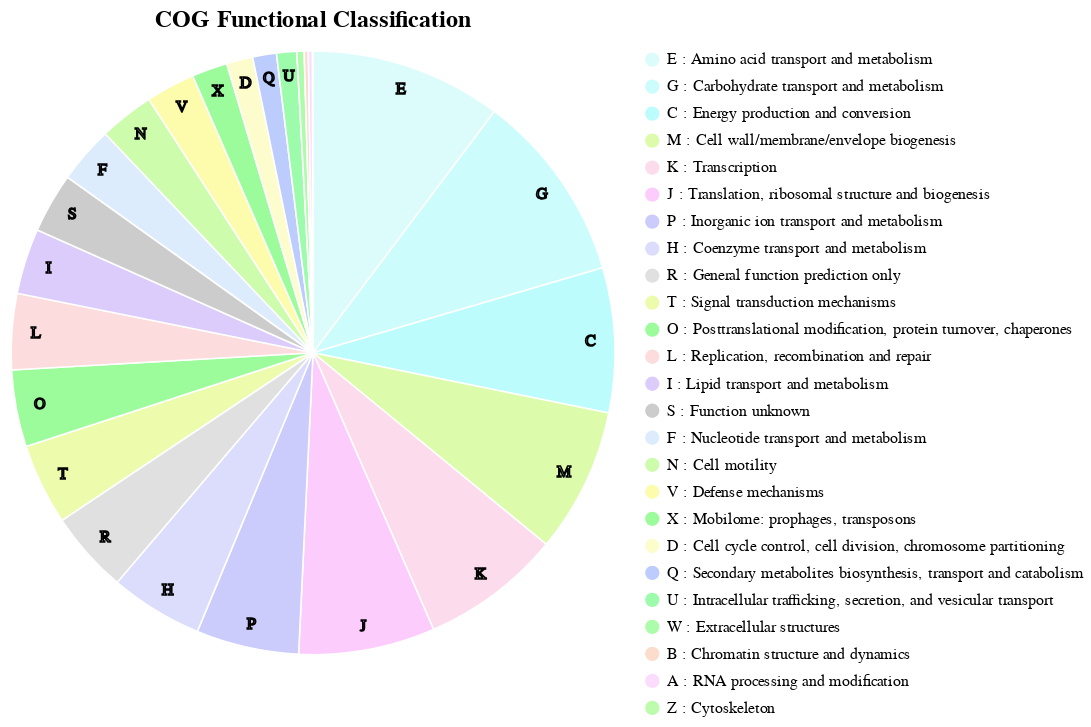

Write notebook code for a chart like this one.
### Code cell
from cogclassifier.plot import plot_cog_count_piechart

cog_count_file = "./cog_count.tsv"
piechart = plot_cog_count_piechart(cog_count_file, show_letter=True, sort=True)
piechart

### Figure 1 — Vega-Lite specification as saved in the notebook (floating-point values rounded to 4 significant figures)
{"config": {"view": {"continuousWidth": 300, "continuousHeight": 300, "strokeWidth": 0}, "legend": {"labelLimit": 0}, "mark": {"stroke": "white", "strokeOpacity": 1.0, "strokeWidth": 1.0}, "title": {"fontSize": 15, "offset": 10}}, "layer": [{"layer": [{"mark": {"type": "arc", "outerRadius": 190}, "encoding": {"color": {"field": "L_DESCRIPTION", "scale": {"domain": ["E : Amino acid transport and metabolism", "G : Carbohydrate transport and metabolism", "C : Energy production and conversion", "M : Cell wall/membrane/envelope biogenesis", "K : Transcription", "J : Translation, ribosomal structure and biogenesis", "P : Inorganic ion transport and metabolism", "H : Coenzyme transport and metabolism", "R : General function prediction only", "T : Signal transduction mechanisms", "O : Posttranslational modification, protein turnover, chaperones", "L : Replication, recombination and repair", "I : Lipid transport and metabolism", "S : Function unknown", "F : Nucleotide transport and metabolism", "N : Cell motility", "V : Defense mechanisms", "X : Mobilome: prophages, transposons", "D : Cell cycle control, cell division, chromosome partitioning", "Q : Secondary metabolites biosynthesis, transport and catabolism", "U : Intracellular trafficking, secretion, and vesicular transport", "W : Extracellular structures", "B : Chromatin structure and dynamics", "A : RNA processing and modification", "Z : Cytoskeleton"], "range": ["#DCFCFC", "#CCFCFC", "#BCFCFC", "#DCFCAC", "#FCDCEC", "#FCCCFC", "#CCCCFC", "#DCDCFC", "#E0E0E0", "#ECFCAC", "#9CFC9C", "#FCDCDC", "#DCCCFC", "#CCCCCC", "#DCECFC", "#CCFCAC", "#FCFCAC", "#9CFC9C", "#FCFCCC", "#BCCCFC", "#9CFCAC", "#ACFCAC", "#FCDCCC", "#FCDCFC", "#BCFCAC"]}, "title": "", "type": "nominal"}, "order": {"field": "COUNT", "sort": "descending", "type": "quantitative"}, "theta": {"field": "COUNT", "stack": true, "type": "quantitative"}, "tooltip": [{"field": "DESCRIPTION", "type": "nominal"}, {"field": "LETTER", "type": "nominal"}, {"field": "COUNT", "type": "quantitative"}, {"field": "RATIO(%)", "type": "nominal"}]}, "title": "COG Functional Classification"}, {"mark": {"type": "text", "radius": 175, "size": 10, "stroke": "black", "strokeOpacity": 1.0, "strokeWidth": 1.0}, "encoding": {"color": {"field": "L_DESCRIPTION", "scale": {"domain": ["E : Amino acid transport and metabolism", "G : Carbohydrate transport and metabolism", "C : Energy production and conversion", "M : Cell wall/membrane/envelope biogenesis", "K : Transcription", "J : Translation, ribosomal structure and biogenesis", "P : Inorganic ion transport and metabolism", "H : Coenzyme transport and metabolism", "R : General function prediction only", "T : Signal transduction mechanisms", "O : Posttranslational modification, protein turnover, chaperones", "L : Replication, recombination and repair", "I : Lipid transport and metabolism", "S : Function unknown", "F : Nucleotide transport and metabolism", "N : Cell motility", "V : Defense mechanisms", "X : Mobilome: prophages, transposons", "D : Cell cycle control, cell division, chromosome partitioning", "Q : Secondary metabolites biosynthesis, transport and catabolism", "U : Intracellular trafficking, secretion, and vesicular transport", "W : Extracellular structures", "B : Chromatin structure and dynamics", "A : RNA processing and modification", "Z : Cytoskeleton"], "range": ["#DCFCFC", "#CCFCFC", "#BCFCFC", "#DCFCAC", "#FCDCEC", "#FCCCFC", "#CCCCFC", "#DCDCFC", "#E0E0E0", "#ECFCAC", "#9CFC9C", "#FCDCDC", "#DCCCFC", "#CCCCCC", "#DCECFC", "#CCFCAC", "#FCFCAC", "#9CFC9C", "#FCFCCC", "#BCCCFC", "#9CFCAC", "#ACFCAC", "#FCDCCC", "#FCDCFC", "#BCFCAC"]}, "title": "", "type": "nominal"}, "order": {"field": "COUNT", "sort": "descending", "type": "quantitative"}, "text": {"field": "VISIBLE_LETTER", "type": "nominal"}, "theta": {"field": "COUNT", "stack": true, "type": "quantitative"}, "tooltip": [{"field": "DESCRIPTION", "type": "nominal"}, {"field": "LETTER", "type": "nominal"}, {"field": "COUNT", "type": "quantitative"}, {"field": "RATIO(%)", "type": "nominal"}]}, "title": "COG Functional Classification"}]}], "data": {"name": "data-9f2a1eb98e4be43b7b444fca9608733e"}, "height": 380, "width": 380, "$schema": "https://vega.github.io/schema/vega-lite/v5.20.1.json", "datasets": {"data-9f2a1eb98e4be43b7b444fca9608733e": [{"LETTER": "E", "COUNT": 371, "GROUP": "METABOLISM", "COLOR": "#DCFCFC", "DESCRIPTION": "Amino acid transport and metabolism", "L_DESCRIPTION": "E : Amino acid transport and metabolism", "RATIO": 10.26, "VISIBLE_LETTER": "E", "RATIO(%)": "10.26%"}, {"LETTER": "G", "COUNT": 369, "GROUP": "METABOLISM", "COLOR": "#CCFCFC", "DESCRIPTION": "Carbohydrate transport and metabolism", "L_DESCRIPTION": "G : Carbohydrate transport and metabolism", "RATIO": 10.2, "VISIBLE_LETTER": "G", "RATIO(%)": "10.20%"}, {"LETTER": "C", "COUNT": 280, "GROUP": "METABOLISM", "COLOR": "#BCFCFC", "DESCRIPTION": "Energy production and conversion", "L_DESCRIPTION": "C : Energy production and conversion", "RATIO": 7.741, "VISIBLE_LETTER": "C", "RATIO(%)": "7.74%"}, {"LETTER": "M", "COUNT": 280, "GROUP": "CELLULAR PROCESSES AND SIGNALING", "COLOR": "#DCFCAC", "DESCRIPTION": "Cell wall/membrane/envelope biogenesis", "L_DESCRIPTION": "M : Cell wall/membrane/envelope biogenesis", "RATIO": 7.741, "VISIBLE_LETTER": "M", "RATIO(%)": "7.74%"}, {"LETTER": "K", "COUNT": 272, "GROUP": "INFORMATION STORAGE AND PROCESSING", "COLOR": "#FCDCEC", "DESCRIPTION": "Transcription", "L_DESCRIPTION": "K : Transcription", "RATIO": 7.52, "VISIBLE_LETTER": "K", "RATIO(%)": "7.52%"}, {"LETTER": "J", "COUNT": 264, "GROUP": "INFORMATION STORAGE AND PROCESSING", "COLOR": "#FCCCFC", "DESCRIPTION": "Translation, ribosomal structure and biogenesis", "L_DESCRIPTION": "J : Translation, ribosomal structure and biogenesis", "RATIO": 7.299, "VISIBLE_LETTER": "J", "RATIO(%)": "7.30%"}, {"LETTER": "P", "COUNT": 199, "GROUP": "METABOLISM", "COLOR": "#CCCCFC", "DESCRIPTION": "Inorganic ion transport and metabolism", "L_DESCRIPTION": "P : Inorganic ion transport and metabolism", "RATIO": 5.502, "VISIBLE_LETTER": "P", "RATIO(%)": "5.50%"}, {"LETTER": "H", "COUNT": 180, "GROUP": "METABOLISM", "COLOR": "#DCDCFC", "DESCRIPTION": "Coenzyme transport and metabolism", "L_DESCRIPTION": "H : Coenzyme transport and metabolism", "RATIO": 4.976, "VISIBLE_LETTER": "H", "RATIO(%)": "4.98%"}, {"LETTER": "R", "COUNT": 159, "GROUP": "POORLY CHARACTERIZED", "COLOR": "#E0E0E0", "DESCRIPTION": "General function prediction only", "L_DESCRIPTION": "R : General function prediction only", "RATIO": 4.396, "VISIBLE_LETTER": "R", "RATIO(%)": "4.40%"}, {"LETTER": "T", "COUNT": 157, "GROUP": "CELLULAR PROCESSES AND SIGNALING", "COLOR": "#ECFCAC", "DESCRIPTION": "Signal transduction mechanisms", "L_DESCRIPTION": "T : Signal transduction mechanisms", "RATIO": 4.341, "VISIBLE_LETTER": "T", "RATIO(%)": "4.34%"}, {"LETTER": "O", "COUNT": 149, "GROUP": "CELLULAR PROCESSES AND SIGNALING", "COLOR": "#9CFC9C", "DESCRIPTION": "Posttranslational modification, protein turnover, chaperones", "L_DESCRIPTION": "O : Posttranslational modification, protein turnover, chaperones", "RATIO": 4.119, "VISIBLE_LETTER": "O", "RATIO(%)": "4.12%"}, {"LETTER": "L", "COUNT": 147, "GROUP": "INFORMATION STORAGE AND PROCESSING", "COLOR": "#FCDCDC", "DESCRIPTION": "Replication, recombination and repair", "L_DESCRIPTION": "L : Replication, recombination and repair", "RATIO": 4.064, "VISIBLE_LETTER": "L", "RATIO(%)": "4.06%"}, {"LETTER": "I", "COUNT": 127, "GROUP": "METABOLISM", "COLOR": "#DCCCFC", "DESCRIPTION": "Lipid transport and metabolism", "L_DESCRIPTION": "I : Lipid transport and metabolism", "RATIO": 3.511, "VISIBLE_LETTER": "I", "RATIO(%)": "3.51%"}, {"LETTER": "S", "COUNT": 116, "GROUP": "POORLY CHARACTERIZED", "COLOR": "#CCCCCC", "DESCRIPTION": "Function unknown", "L_DESCRIPTION": "S : Function unknown", "RATIO": 3.207, "VISIBLE_LETTER": "S", "RATIO(%)": "3.21%"}, {"LETTER": "F", "COUNT": 110, "GROUP": "METABOLISM", "COLOR": "#DCECFC", "DESCRIPTION": "Nucleotide transport and metabolism", "L_DESCRIPTION": "F : Nucleotide transport and metabolism", "RATIO": 3.041, "VISIBLE_LETTER": "F", "RATIO(%)": "3.04%"}, {"LETTER": "N", "COUNT": 106, "GROUP": "CELLULAR PROCESSES AND SIGNALING", "COLOR": "#CCFCAC", "DESCRIPTION": "Cell motility", "L_DESCRIPTION": "N : Cell motility", "RATIO": 2.931, "VISIBLE_LETTER": "N", "RATIO(%)": "2.93%"}, {"LETTER": "V", "COUNT": 95, "GROUP": "CELLULAR PROCESSES AND SIGNALING", "COLOR": "#FCFCAC", "DESCRIPTION": "Defense mechanisms", "L_DESCRIPTION": "V : Defense mechanisms", "RATIO": 2.626, "VISIBLE_LETTER": "V", "RATIO(%)": "2.63%"}, {"LETTER": "X", "COUNT": 69, "GROUP": "CELLULAR PROCESSES AND SIGNALING", "COLOR": "#9CFC9C", "DESCRIPTION": "Mobilome: prophages, transposons", "L_DESCRIPTION": "X : Mobilome: prophages, transposons", "RATIO": 1.908, "VISIBLE_LETTER": "X", "RATIO(%)": "1.91%"}, {"LETTER": "D", "COUNT": 51, "GROUP": "CELLULAR PROCESSES AND SIGNALING", "COLOR": "#FCFCCC", "DESCRIPTION": "Cell cycle control, cell division, chromosome partitioning", "L_DESCRIPTION": "D : Cell cycle control, cell division, chromosome partitioning", "RATIO": 1.41, "VISIBLE_LETTER": "D", "RATIO(%)": "1.41%"}, {"LETTER": "Q", "COUNT": 46, "GROUP": "METABOLISM", "COLOR": "#BCCCFC", "DESCRIPTION": "Secondary metabolites biosynthesis, transport and catabolism", "L_DESCRIPTION": "Q : Secondary metabolites biosynthesis, transport and catabolism", "RATIO": 1.272, "VISIBLE_LETTER": "Q", "RATIO(%)": "1.27%"}, {"LETTER": "U", "COUNT": 39, "GROUP": "CELLULAR PROCESSES AND SIGNALING", "COLOR": "#9CFCAC", "DESCRIPTION": "Intracellular trafficking, secretion, and vesicular transport", "L_DESCRIPTION": "U : Intracellular trafficking, secretion, and vesicular transport", "RATIO": 1.078, "VISIBLE_LETTER": "U", "RATIO(%)": "1.08%"}, {"LETTER": "W", "COUNT": 14, "GROUP": "CELLULAR PROCESSES AND SIGNALING", "COLOR": "#ACFCAC", "DESCRIPTION": "Extracellular structures", "L_DESCRIPTION": "W : Extracellular structures", "RATIO": 0.3871, "VISIBLE_LETTER": "", "RATIO(%)": "0.39%"}, {"LETTER": "B", "COUNT": 8, "GROUP": "INFORMATION STORAGE AND PROCESSING", "COLOR": "#FCDCCC", "DESCRIPTION": "Chromatin structure and dynamics", "L_DESCRIPTION": "B : Chromatin structure and dynamics", "RATIO": 0.2212, "VISIBLE_LETTER": "", "RATIO(%)": "0.22%"}, {"LETTER": "A", "COUNT": 8, "GROUP": "INFORMATION STORAGE AND PROCESSING", "COLOR": "#FCDCFC", "DESCRIPTION": "RNA processing and modification", "L_DESCRIPTION": "A : RNA processing and modification", "RATIO": 0.2212, "VISIBLE_LETTER": "", "RATIO(%)": "0.22%"}, {"LETTER": "Z", "COUNT": 1, "GROUP": "CELLULAR PROCESSES AND SIGNALING", "COLOR": "#BCFCAC", "DESCRIPTION": "Cytoskeleton", "L_DESCRIPTION": "Z : Cytoskeleton", "RATIO": 0.02765, "VISIBLE_LETTER": "", "RATIO(%)": "0.03%"}]}}
